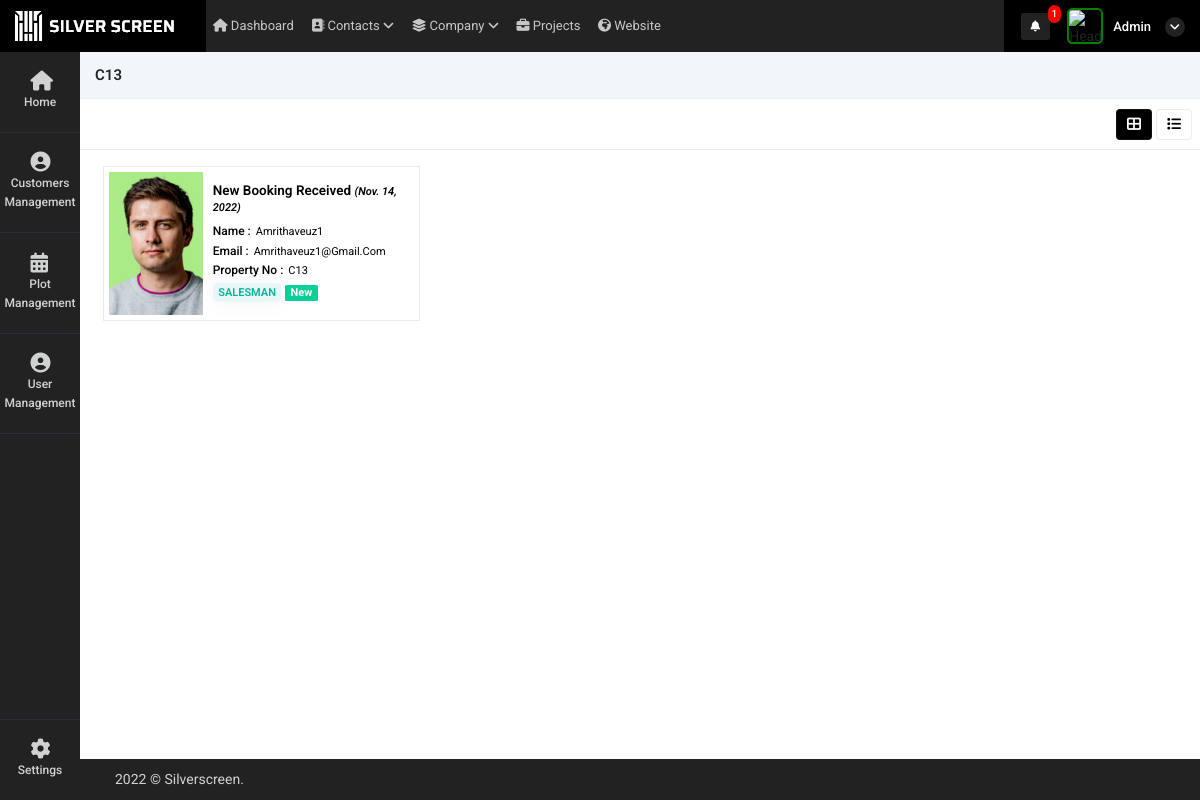
The page /property_booking_history?id=2423 (signed in) on the database as committed earlier.
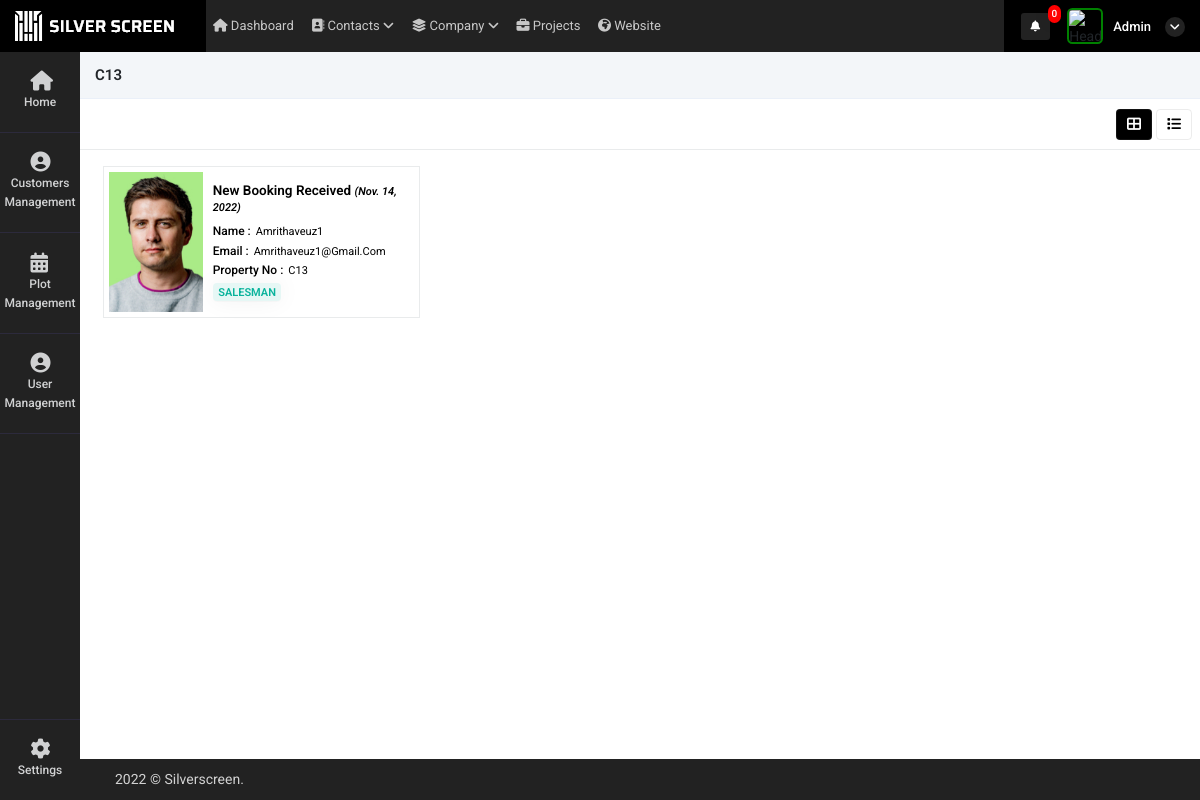
The same page on the database as committed later.
### super_admin/models.py (models this page shows, shortened)
class common(models.Model):  # COMM0N
    dt = models.DateField(auto_now=True)
    tm = models.TimeField(auto_now=True)
    updated = models.DateTimeField(default=timezone.now)
    status = models.CharField(max_length=255, null=True)
    class Meta:
        abstract = True

class user_request_plot(common):
    customer_id = models.ForeignKey(Customer_details,on_delete=models.CASCADE,related_name="user_request_plot_customer_id", null=True)
    auth_user = models.ForeignKey(User,on_delete=models.CASCADE,related_name="user_request_plot_login_id", null=True)
    user_id = models.ForeignKey(user_Details,on_delete=models.CASCADE,related_name="user_request_plot_user_login_id", null=True)
    property_mapping_id = models.ForeignKey(intractive_map,on_delete=models.CASCADE,related_name="user_request_plot_user_login_id", null=True)
    name = models.CharField(max_length=255,null=True)
    booking_id = models.CharField(max_length=255,null=True)
    phone = models.CharField(max_length=255,null=True)
    bank = models.CharField(max_length=255,null=True)
    manager_id = models.ForeignKey(user_Details,on_delete=models.CASCADE,related_name="user_request_plot_manager_id", null=True)
    read_status = models.IntegerField(default=0)
    booking_status = models.IntegerField(null=True)
    reset_to_availale = models.IntegerField(null=True)
    available_status = models.IntegerField(default=1)
    bank_relation_id = models.ForeignKey(Bank_details,on_delete=models.CASCADE,related_name="user_request_plot_Bank_details_id", null=True)
    customer_doc_id = models.FileField(upload_to="customer_document",null=True)
    contract_certi = models.FileField(upload_to="customer_document",null=True)
    tax_certificate  = models.FileField(upload_to="customer_document",null=True)
    other_document = models.FileField(upload_to="customer_document",null=True)
    Price = models.FloatField(blank=True, null=True)

class user_Details(common):
    auth_user = models.ForeignKey(User,on_delete=models.CASCADE,related_name="auth_user_login_id", null=True)
    name = models.CharField(max_length=255,null=True)
    phone = models.CharField(max_length=255,null=True)
    email = models.EmailField(null=True)
    mobile = models.CharField(max_length=255,null=True)
    emp_id = models.CharField(max_length=255,null=True)
    address1 = models.CharField(max_length=255,null=True)
    address2 = models.CharField(max_length=255,null=True)
    city = models.CharField(max_length=255,null=True)
    state = models.CharField(max_length=255,null=True)
    country = models.CharField(max_length=255,null=True)
    zip = models.CharField(max_length=255,null=True)
    password_geration_type = models.CharField(max_length=255,choices=password_generate_option,null=True)
    user_type = models.CharField(max_length=255,choices=login_user_type,null=True)
    atatchment = models.FileField(upload_to="user_image",null=True)
    created_by = models.ForeignKey(User,on_delete=models.CASCADE,related_name="added_by_user_id", null=True)
    plot_list_view = models.CharField(max_length=255,null=True)
    price_visibility = models.IntegerField(null=True,default=1)
    property_access =  models.CharField(max_length=255,choices=property_access_option,null=True)
    manager_nav_ploat_permission = models.IntegerField(default=0)
    manager_nav_user_permission = models.IntegerField(default=0)
    manager_nav_plot_edit_permission = models.IntegerField(default=0)

class intractive_map(models.Model):
    Name = models.CharField(max_length=255, null=True)
    customer_id_mapping = models.ForeignKey('super_admin.Customer_details',on_delete=models.CASCADE,related_name="intractive_map_customer_id", null=True)
    customer_id = models.CharField(max_length=255,null=True)
    Phoneno = models.CharField(max_length=255, null=True)
    UnitNo = models.IntegerField(null=True)
    UnitNo_primary = models.IntegerField(null=True)
    BlockNo = models.CharField(max_length=255, null=True)
    UnitArea = models.FloatField(max_length=255, null=True)
    LandArea = models.FloatField(max_length=255, null=True)
    UType = models.CharField(max_length=255, null=True)
    Price = models.FloatField(blank=True, null=True)
    Bank = models.CharField(max_length=255,null=True)
    Status = models.CharField(max_length=255,null=True)
    dt = models.DateField(auto_now_add=True)
    tm = models.TimeField(auto_now_add=True)
    current_status = models.CharField(max_length=255,null=True)
    attached_file = models.FileField(upload_to="property_image",null=True)
    currency = models.CharField(max_length=255,null=True,default="SAR")
    Price_currency = models.CharField(max_length=255,null=True)
    bank_relation_id = models.ForeignKey(Bank_details,on_delete=models.CASCADE,related_name="intractive_map_Bank_details_id", null=True)

### super_admin/views.py (the view)
# urls.py: path('property_booking_history',views.property_booking_history,name='property_booking_history'),
def property_booking_history(request):
    id = request.GET.get("id",False)
    data_pro = intractive_map.objects.get(id=id)
    data = user_request_plot.objects.filter(property_mapping_id=id)
    context = {
        'data':data,
        'data_pro':data_pro
    }
    return render(request,'super_admin/property_booking_history.html',context)

### super_admin/templatetags/notification.py (called while the page is built, shortened)
@register.filter(name='get_notifications')
def get_notifications(value,args):
    user_dat = User.objects.get(id=value.id)
    st = user_dat.is_superuser
    data_count = ''
    if st == True:
        data_count = user_request_plot.objects.filter(read_status=0).count()
    return data_count

@register.filter(name='get_loginUsernameImage')
def get_loginUsernameImage(value,args):
    user_dat = User.objects.get(id=value.id)
    st = user_dat.is_superuser
    image_url = ''
    if st == True:
        image_url = 'http://10.10.10.119:8000/static/adminicon.jpg'
    else:
        user_data = user_Details.objects.get(auth_user=value.id)
        if user_data.atatchment == '':
            image_url = 'http://10.10.10.119:8000/static/adminicon.jpg'
        else:
            image_url ='../media/'+str(user_data.atatchment)
    return image_url

@register.filter(name='get_user_type')
def get_user_type(value,args):
    user_dat = User.objects.get(id=value.id)
    st = user_dat.is_superuser
    if st == True:
        return False

### super_admin/templates/super_admin/property_booking_history.html (shortened to what this page needs)
{% extends "super_admin/base.html" %}
{% load static %}
{% block content %}
<div class="content">
    <div class="container-fluid px-0">
        <div class="row">
            <div class="col-12 buttns">
                <h5>{{data_pro.BlockNo}}{{data_pro.UnitNo}}</h5>
            </div>
            <div class="col-md-12 contnt">
                <div class="d-flex align-items-center justify-content-between px-2">
                    <div class="col-md-4 px-0">
                    </div>
                    <div class="d-flex align-items-center">
                        <ul class="nav nav-tabs nav-ta" role="tablist">
                            <li class="nav-item mx-1">
                                <a class="nav-link kan-tab active" data-toggle="tab"
                                    href="#ho" role="tab" aria-selected="false">
                                    <i class="fas fa-th-large"></i>
                                </a>
                            </li>
                            <li class="nav-item">
                                <a class="nav-link kan-tab" data-toggle="tab"
                                    href="#pro" role="tab" aria-selected="false">
                                    <i class="fas fa-list"></i>
                                </a>
                            </li>
                        </ul>
                    </div>
                </div>
                <div class="tab-content">
                    <div class="tab-pane active" id="ho" role="tabpanel">
                        <div class='app'>
                            <main class='project1'>
                                <div class='project-tasks1 mb-1 container-fluid'>
                                    {% for i in data %}
                                    <div class='project-column mt-2'>
                                        <a style="text-decoration: none;color: black" href="booking_more_details?id={{i.id}}">
                                        <div class="customer-bx">
                                            <div class="cust-img" style="background-image: url('../media/{{i.user_id.atatchment}}');">
                                            </div>
                                            <div class="customer-content">
                                                <h5>New Booking Received <i>({{i.dt}})</i> </h5>
                                                <span class="d-flex"><h6>Name : </h6> {{i.user_id.name|title}}</span>
                                                <span class="d-flex"><h6>Email : </h6> {{i.user_id.email|title}}</span>
                                                <span class="d-flex"><h6>Property No : </h6> {{i.property_mapping_id.BlockNo}}{{i.property_mapping_id.UnitNo}}</span>
                                                <span class="badge badge-soft-success text-uppercase">{{i.user_id.user_type}}</span>
                                                {% if i.read_status == 0 %}
                                                <span class="cust-badge badge-success mb-1">New</span>
                                                {% endif %}
                                            </div>
                                        </div>
                                        </a>
                                    </div>
                                    {% endfor %}
                                </div>
                            </main>
                        </div>
                    </div>
                </div>
            </div>
        </div>
    </div>
</div>
{% endblock %}

### super_admin/templates/super_admin/base.html (shortened to what the changed rows need)
<!doctype html>
<html lang="en">
    {% load static %}
    {% load notification %}
<head>
    <link rel="stylesheet" href="{% static 'admin/css/morris.css' %}">
    <link href="{% static 'admin/css/bootstrap.min.css' %}" rel="stylesheet" type="text/css" />
    <link href="{% static 'admin/css/icons.css' %}" rel="stylesheet" type="text/css" />
    <link href="{% static 'admin/css/style.css' %}" rel="stylesheet" type="text/css" />
</head>
<body class="">
    <div id="wrapper">
        <div class="content-page">
            <div class="topbar">
                <div class="navbar-header">
                    <div class="d-flex align-items-center icns">
                        <div class="dropdown topbar-head-dropdown ms-1 header-item">
                            <a href="view_all_activity">
                                <i class="fas fa-bell fs-icn">
                                    <span
                                        class="position-absolute topbar-badge fs-9 translate-middle badge rounded-pill bg-red">{{ request.user|get_notifications:"sss" }}</span></i>
                                    </a>
                        </div>
                        <div class="dropdown header-item topbar-user king button-drpdown">
                            <span class="d-flex align-items-center drpdown-toggle">
                                <span class="text-start ms-xl-2">
                                    <span class="d-none d-xl-inline-block ms-1 fw-medium user-name-text">  {{request.user.username|title}}</span>
                                    <i class="pro-icn fa fa-angle-down"></i>
                                </span>
                            </span>
                        </div>
                    </div>
                </div>
            </div>
            <div class="content">
                {% block content %}
                {% endblock %}
            </div>
        </div>
    </div>
</body>
</html>

Rows that differ between the two databases and show on the page:
changed user_request_plot "Amrithaveuz1": no longer shows "New"
Other text that changed with them:
{{ request.user|get_notifications:"sss" }}: "1" → "0"
